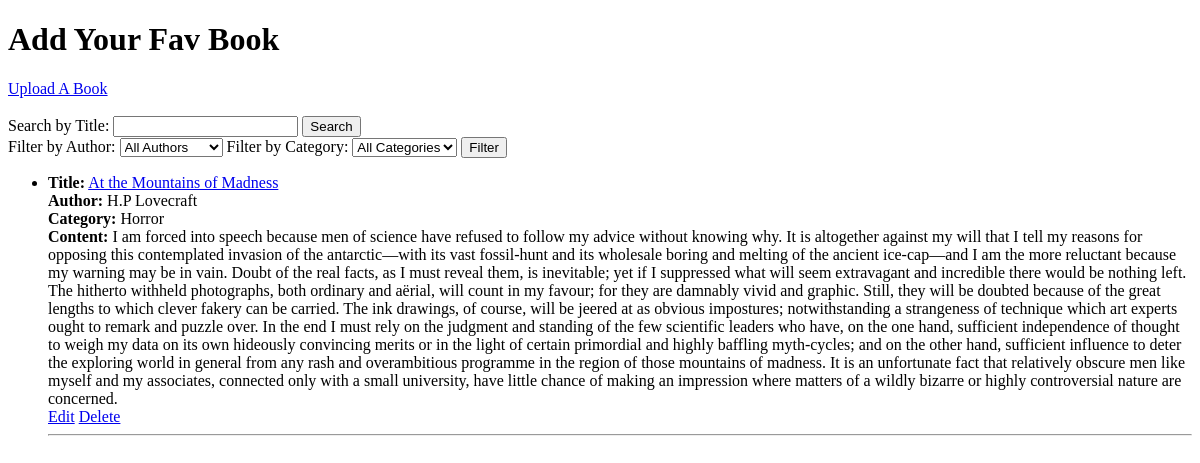
Before: / with the older database file.
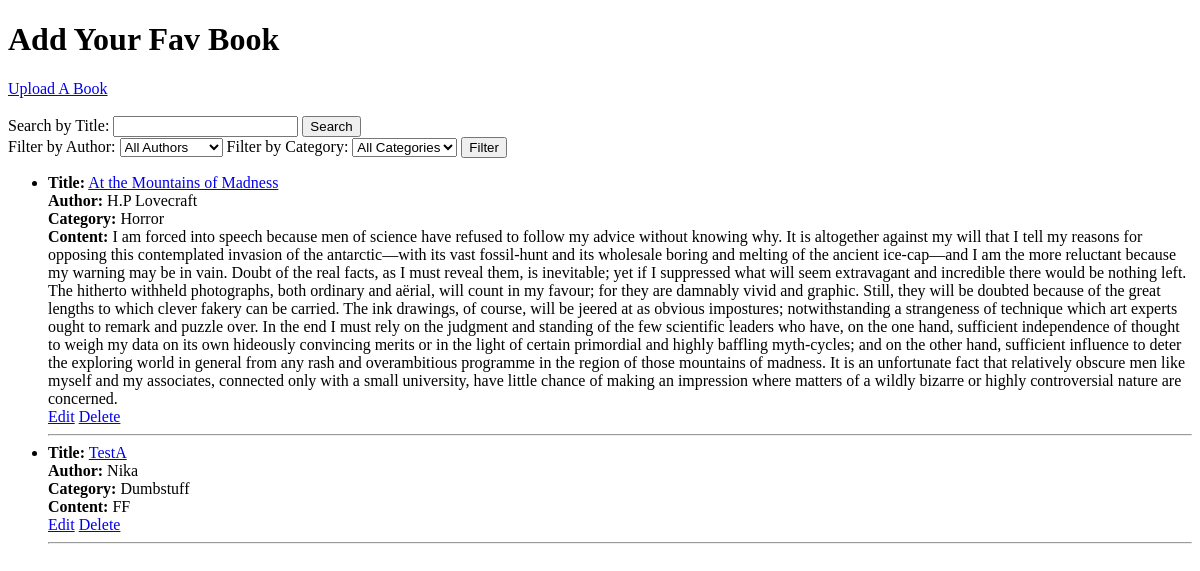
After: the same page with the newer database file.
### library/models.py (models this page shows, shortened)
class Post(models.Model):
    title = models.CharField(max_length=200)
    content = models.TextField()
    author = models.ForeignKey(Author, on_delete=models.CASCADE)
    category = models.ForeignKey(Category, on_delete=models.SET_NULL, null=True)
    created_at = models.DateTimeField(auto_now_add=True)

class Author(models.Model):
    name = models.CharField(max_length=100)
    bio = models.TextField()

class Category(models.Model):
    name = models.CharField(max_length=100)

### library/views.py (the view)
# urls.py: path('', PostListView.as_view(), name='post_list'),
class PostListView(ListView):
    model = Post
    template_name = 'post_list.html'
    context_object_name = 'posts'
    def get_queryset(self):
        queryset = super().get_queryset()
        author = self.request.GET.get('author')
        category = self.request.GET.get('category')
        title_query = self.request.GET.get('q')
        if author:
            queryset = queryset.filter(author__name=author)
        if category:
            queryset = queryset.filter(category__name=category)
        if title_query:
            queryset = queryset.filter(title__icontains=title_query)
        return queryset
    def get_context_data(self, **kwargs):
        context = super().get_context_data(**kwargs)
        context['authors'] = Author.objects.all()
        context['categories'] = Category.objects.all()
        return context

### library/templates/post_list.html (shortened to what this page needs)
<!DOCTYPE html>
<html>
<head>
</head>
<body>
    <h1>Add Your Fav Book</h1>
    <a href="{% url 'post_create' %}">Upload A Book</a>
<br>
    <form method="get" action=".">
        <label for="q">Search by Title:</label>
        <input type="text" name="q" id="q" value="{{ request.GET.q }}">
        <button type="submit">Search</button>
    </form>
    <form method="get" action=".">
        <label for="author">Filter by Author:</label>
        <select name="author" id="author">
            <option value="">All Authors</option>
        </select>
        <label for="category">Filter by Category:</label>
        <select name="category" id="category">
            <option value="">All Categories</option>
        </select>
        <button type="submit">Filter</button>
    </form>
    <ul>
        {% for post in posts %}
            <li>
                <strong>Title:</strong> <a href="{% url 'post_detail' post.pk %}">{{ post.title }}</a><br>
                <strong>Author:</strong> {{ post.author.name }}<br>
                <strong>Category:</strong> {{ post.category.name }}<br>
                <strong>Content:</strong> {{ post.content }}<br>
                <a href="{% url 'post_update' post.pk %}">Edit</a>
                <a href="{% url 'post_delete' post.pk %}">Delete</a>
            </li>
            <hr>
        {% endfor %}
    </ul>
</body>
</html>

Changed rows visible on the page:
added Post: title "TestA", author.name "Nika", category.name "Dumbstuff", content "FF"
